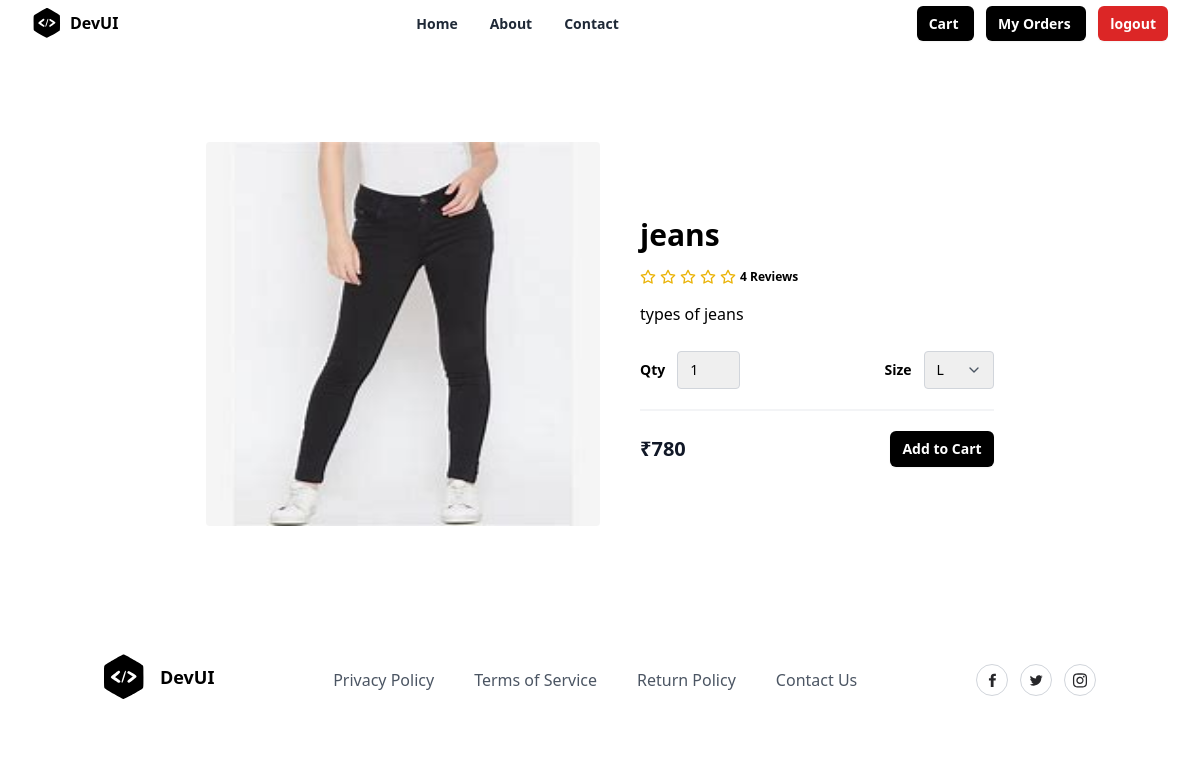
Screenshot of /product/2/ with the database file from the repository.
### store/models.py (models this page shows, shortened)
class Product(models.Model):
    title = models.CharField(max_length=200)
    description = models.TextField(null=True, blank=True)
    size_object = models.ManyToManyField(Size)
    category_object = models.ForeignKey(Category, on_delete=models.CASCADE)
    brand_object = models.ForeignKey(Brand, on_delete=models.CASCADE)
    image = models.ImageField(upload_to='product_images', null=True, blank=True, default='product_images/default.jpg')
    price = models.PositiveIntegerField()
    tag_object=models.ManyToManyField(Tag)
    created_date = models.DateTimeField(auto_now_add=True)
    updated_date = models.DateTimeField(auto_now=True)
    is_active = models.BooleanField(default=True)

### store/views.py (the view)
# urls.py: path('product/<int:pk>/',views.ProductDetailView.as_view(),name="product-detail"),
class ProductDetailView(View):
    def get(self,request,*args,**kwargs):
        id=kwargs.get("pk")
        qs=Product.objects.get(id=id)
        return render(request,"product_detail.html",{"data":qs})

### store/templates/product_detail.html (shortened to what this page needs)
{%extends 'base.html'%}
{%block main_block%}
<section class="overflow-hidden">
    <form action="{%url 'add-cart' data.id%}" method="post">
    <div class="mx-auto max-w-5xl px-5 py-24">
      <div class="mx-auto flex flex-wrap items-center lg:w-4/5">
        <img
          alt="Nike Air Max 21A"
          class="h-64 w-full rounded object-fill lg:h-96 lg:w-1/2"
          src="{{data.image.url}}"
        />
        <div class="mt-6 w-full lg:mt-0 lg:w-1/2 lg:pl-10">
          <h1 class="my-4 text-3xl font-semibold text-black"> {{data.title}}</h1>
          <div class="my-4 flex items-center">
            <span class="flex items-center space-x-1">
              <span class="ml-3 inline-block text-xs font-semibold">
                4 Reviews
              </span>
            </span>
          </div>
          <p class="leading-relaxed">
           {{data.description}}
          </p>
          <div class="mb-5 mt-6 flex items-center border-b-2 border-gray-100 pb-5">
            <div class="flex items-center">
              <span class="mr-3 text-sm font-semibold">Qty</span>
              <select name="qty" class="appearance-none rounded border border-gray-300 py-2 pl-3 pr-10 text-sm focus:border-black focus:outline-none focus:ring-2 focus:ring-black">
                <option value="1">1</option>
              </select>
            </div>
            <div class="ml-auto flex items-center">
              <span class="mr-3 text-sm font-semibold">Size</span>
              <div class="relative">
                <select  name="size"   class="appearance-none rounded border border-gray-300 py-2 pl-3 pr-10 text-sm focus:border-black focus:outline-none focus:ring-2 focus:ring-black">
                  {%for sob in data.size_object.all%}
                  <option value="{{sob.name}}">{{sob.name}}</option>
                  {%endfor%}
                </select>
                <span class="pointer-events-none absolute right-0 top-0 flex h-full w-10 items-center justify-center text-center text-gray-600">
                </span>
              </div>
            </div>
          </div>
          <div class="flex items-center justify-between">
            <span class="title-font text-xl font-bold text-gray-900">
              ₹{{data.price}}
            </span>
            <button
              type="submit"
              class="rounded-md bg-black px-3 py-2 text-sm font-semibold text-white shadow-sm hover:bg-black/80 focus-visible:outline focus-visible:outline-2 focus-visible:outline-offset-2 focus-visible:outline-black"
            >
              Add to Cart
            </button>
          </div>
        </div>
      </div>
    </div>
    </form>
  </section>
{%endblock%}

### rows the page displays
Product: image (picture), title "jeans", description "types of jeans", price "780"

### other values shown
form field size "L"
